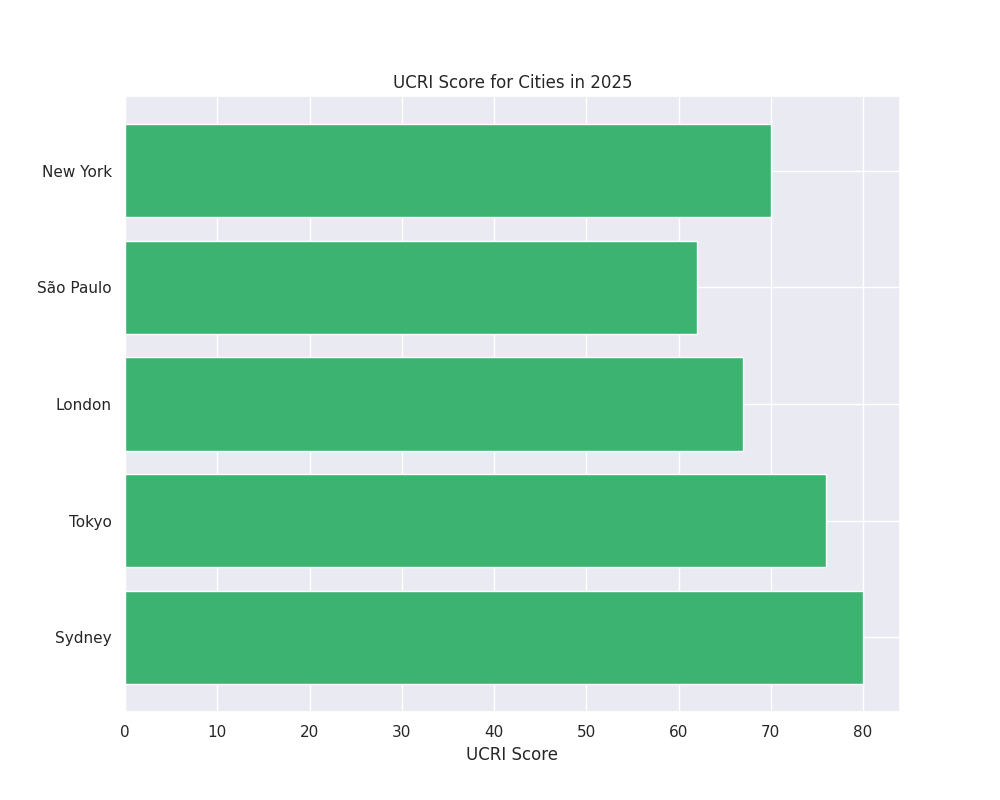

Write Python code to recreate this figure.
import matplotlib.pyplot as plt
import numpy as np

cities = ['Sydney', 'Tokyo', 'London', 'São Paulo', 'New York']
year_index = 0

# Randomly different UCRI scores maintaining original dimensions
ucri_scores = np.array([
    [80, 68, 75, 72, 70, 68, 77, 83, 86, 88],
    [76, 74, 78, 90, 82, 77, 85, 83, 87, 80],
    [67, 65, 80, 84, 76, 72, 74, 69, 82, 78],
    [62, 60, 70, 73, 66, 77, 64, 72, 75, 68],
    [70, 72, 86, 88, 80, 75, 83, 68, 85, 77]
])

ucri_scores_2025 = ucri_scores[:, year_index]

fig, ax = plt.subplots(figsize=(10, 8))
ax.barh(cities, ucri_scores_2025, color='mediumseagreen')

ax.set_xlabel('UCRI Score')
ax.set_title('UCRI Score for Cities in 2025')

plt.show()
